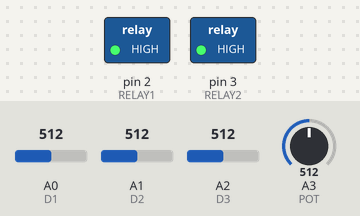
The sketch below on a simulated Arduino Uno, built with avr-gcc and run on an emulated ATmega328P. Parts: switched loads named in the sketch (green lamp = pin HIGH). The test bench sets the inputs (shaded band); at power-on: A0 (D1) = 512, A1 (D2) = 512, A2 (D3) = 512, A3 (POT) = 512. What the sketch prints to the serial monitor is not drawn.

Above: at 0.1 s.
Timing chart, 0 to 1.6 s (numbered marks = the images above):
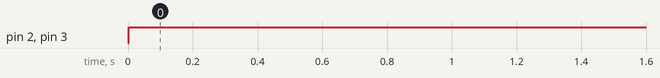

The sketch:

relay_.ino
```cpp
#define RELAY1 2
#define RELAY2 3

#define D1 A0
#define D2 A1
#define D3 A2

#define POT A3

int offset = -80;
int pot_val = 0;
int pot_end = 0;

void setup() {
  Serial.begin(9600);
  pinMode(RELAY1,OUTPUT);
  pinMode(RELAY2,OUTPUT);
}

void loop() {
  int val1 = analogRead(D1);
  int val2 = analogRead(D2);
  int val3 = analogRead(D3);

  pot_val = analogRead(POT);

  Serial.print("POT:");
  Serial.println(pot_val);

  pot_end = map(pot_val,0,1023,0,30);

  int val11 = map(val1,550,1023,0,100);
  int val22 = map(val2,550,1023,0,100);
  int val33 = map(val3,550,1023,0,100);

  int limit = offset + pot_end;

  Serial.print("D1:");
  Serial.print(val1);
  Serial.print(" - ");
  Serial.println(val11);

  Serial.print("D2:");
  Serial.print(val2);
  Serial.print(" - ");
  Serial.println(val22);

  Serial.print("D3:");
  Serial.print(val3);
  Serial.print(" - ");
  Serial.println(val33);

  Serial.print("LIMIT:");
  Serial.println(limit);

  if (val11 > limit || val22 > limit || val33 > limit) {
    digitalWrite(RELAY1,1);
    digitalWrite(RELAY2,1);
  } else {
    digitalWrite(RELAY1,0);
    digitalWrite(RELAY2,0);
  }
  delay(2000);
}
```

Measured:
- by itself, pin 2 (RELAY1), pin 3 (RELAY2): LOW → HIGH at 0.00 s
